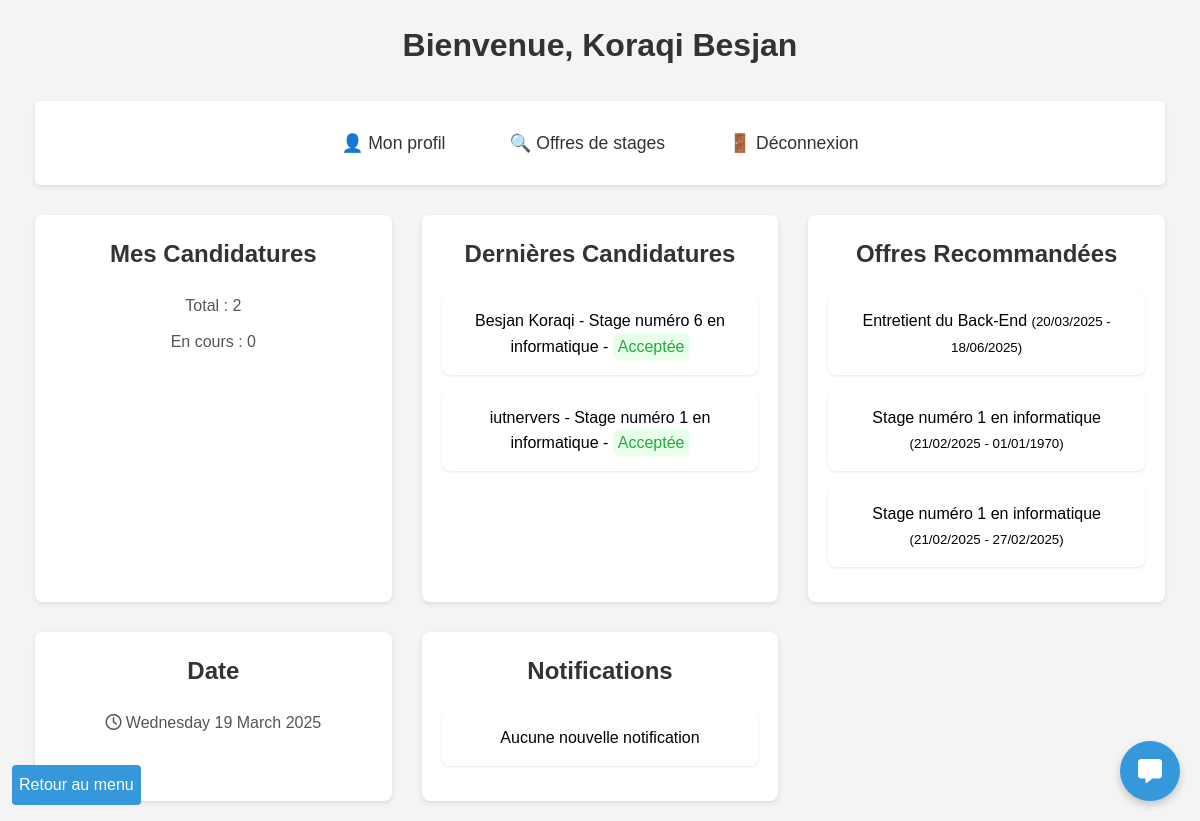
Page /app/views/home.php (signed in) on the earlier database version.
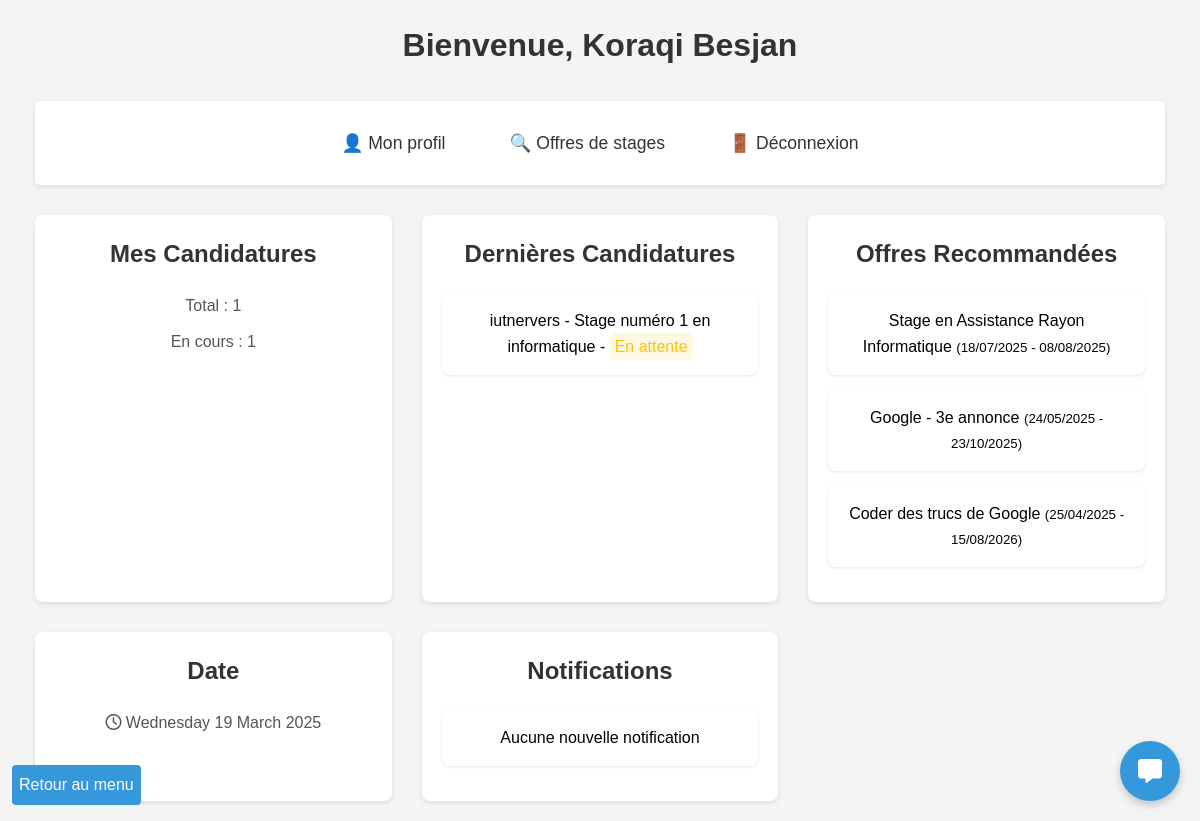
Same page on the later database version.
### tables this page shows
CREATE TABLE `candidatures` (
  `id` int(11) NOT NULL,
  `etudiant_id` int(11) NOT NULL,
  `offre_id` int(11) NOT NULL,
  `statut` enum('en_attente','acceptee','refusee') DEFAULT 'en_attente',
  `date_candidature` datetime DEFAULT CURRENT_TIMESTAMP,
  `lettre_motivation` varchar(255) NOT NULL,
  `date_modification` datetime DEFAULT CURRENT_TIMESTAMP ON UPDATE CURRENT_TIMESTAMP,
  `date_lecture` datetime DEFAULT NULL
);

CREATE TABLE `entreprises` (
  `id` int(11) NOT NULL,
  `siret` varchar(14) NOT NULL,
  `nom` varchar(100) NOT NULL,
  `adresse` varchar(255) DEFAULT NULL,
  `ville` varchar(100) DEFAULT NULL,
  `code_postal` varchar(10) DEFAULT NULL,
  `pays` varchar(100) DEFAULT NULL,
  `telephone` varchar(20) DEFAULT NULL,
  `site_web` varchar(255) DEFAULT NULL,
  `lieu` varchar(255) DEFAULT NULL,
  `tva_intracommunautaire` varchar(50) DEFAULT NULL,
  `secteur_activite` varchar(100) DEFAULT NULL,
  `description` text,
  `adresse_facturation` varchar(255) DEFAULT NULL,
  `logo` varchar(255) DEFAULT NULL,
  `nom_contact` varchar(100) DEFAULT NULL,
  `username` varchar(100) NOT NULL,
  `email` varchar(255) NOT NULL,
  `password` varchar(255) NOT NULL,
  `role` enum('etudiant','entreprise','admin') NOT NULL DEFAULT 'entreprise',
  `date_creation` timestamp NOT NULL DEFAULT CURRENT_TIMESTAMP,
  `icone` varchar(255) DEFAULT NULL,
  `valide` tinyint(1) DEFAULT '0',
  `certification` tinyint(1) DEFAULT '0',
  `theme_color` varchar(7) DEFAULT '#3498db',
  `bloque` tinyint(1) DEFAULT '0'
);

CREATE TABLE `offres_stages` (
  `id` int(11) NOT NULL,
  `entreprise_id` int(11) DEFAULT NULL,
  `titre` varchar(100) NOT NULL,
  `description` text,
  `date_debut` date DEFAULT NULL,
  `date_fin` date DEFAULT NULL,
  `lieu` varchar(255) DEFAULT NULL,
  `mode_stage` varchar(20) DEFAULT NULL,
  `logo` varchar(255) DEFAULT NULL,
  `email_contact` varchar(255) NOT NULL DEFAULT '',
  `lien_candidature` varchar(255) DEFAULT NULL,
  `domaine` varchar(100) DEFAULT NULL,
  `pays` varchar(100) DEFAULT 'France',
  `ville` varchar(100) DEFAULT NULL,
  `code_postal` varchar(10) DEFAULT NULL,
  `region` varchar(100) DEFAULT NULL,
  `departement` varchar(100) DEFAULT NULL,
  `date_publication` timestamp NOT NULL DEFAULT CURRENT_TIMESTAMP,
  `type_offre` enum('stage','alternance') DEFAULT 'stage',
  `niveau_etude` varchar(100) DEFAULT NULL,
  `type_contrat` enum('apprentissage','professionnalisation') DEFAULT NULL,
  `rythme_alternance` varchar(100) DEFAULT NULL,
  `formation_visee` varchar(255) DEFAULT NULL,
  `ecole_partenaire` varchar(255) DEFAULT NULL,
  `type_remuneration` varchar(20) DEFAULT NULL COMMENT 'Pour les alternances: smic27, smic43, etc.',
  `pourvu` tinyint(1) DEFAULT '0',
  `remuneration` varchar(50) DEFAULT NULL
);

### app/views/home.php (the view, shortened to what the changed rows need)
<?php
function formatStatus($status) {
    switch ($status) {
        case 'en_attente':
            return 'En attente';
        case 'acceptee':
            return 'Acceptée';
    }
}
require_once $_SERVER['DOCUMENT_ROOT'] . '/Gestion_Stage/app/config/database.php';
$table = ($_SESSION['role'] == 'etudiant') ? 'etudiants' : 'entreprises';
$stmt = $pdo->prepare("SELECT * FROM $table WHERE id = ?");
$stmt->execute([$_SESSION['user_id']]);
$user = $stmt->fetch(PDO::FETCH_ASSOC);
$welcome_message = 'Utilisateur';
if ($_SESSION['role'] == 'etudiant') {
    $welcome_message = $user['nom'] . ' ' . $user['prenom'];
} elseif ($_SESSION['role'] == 'entreprise') {
    $welcome_message = $user['nom'];
} elseif ($_SESSION['role'] == 'admin') {
    $welcome_message = 'Administrateur';
}
$dashboard_data = [];
if ($_SESSION['role'] == 'etudiant') {
    $stmt_candidatures = $pdo->prepare("
        SELECT c.statut, o.titre, o.date_debut, o.date_fin, e.nom as entreprise_nom
        FROM candidatures c
        JOIN offres_stages o ON c.offre_id = o.id
        JOIN entreprises e ON o.entreprise_id = e.id
        WHERE c.etudiant_id = ?
        ORDER BY c.date_candidature DESC
        LIMIT 3
    ");
    $stmt_candidatures->execute([$_SESSION['user_id']]);
    $dernieres_candidatures = $stmt_candidatures->fetchAll(PDO::FETCH_ASSOC);
    $stmt_offres = $pdo->prepare("
        SELECT id, titre, description, date_debut, date_fin
        FROM offres_stages
        ORDER BY date_debut DESC
        LIMIT 3
    ");
    $stmt_offres->execute();
    $offres_recommandees = $stmt_offres->fetchAll(PDO::FETCH_ASSOC);
    $stmt_messages = $pdo->prepare("
        SELECT DISTINCT e.id, e.nom as expediteur_nom, COUNT(m.id) as nb_messages
        FROM messages m
        JOIN entreprises e ON CONCAT('C', e.id) = m.expediteur_id
        WHERE m.destinataire_id = CONCAT('E', :user_id)
        AND m.statut = 'non_lu'
        GROUP BY e.id, e.nom
        ORDER BY MAX(m.date_envoi) DESC
    ");
    $stmt_messages->execute(['user_id' => $_SESSION['user_id']]);
    $messages_non_lus = $stmt_messages->fetchAll(PDO::FETCH_ASSOC);
    $stmt_candidatures_updated = $pdo->prepare("
        SELECT c.id, c.statut, c.date_modification, o.titre, e.nom as entreprise_nom
        FROM candidatures c
        JOIN offres_stages o ON c.offre_id = o.id
        JOIN entreprises e ON o.entreprise_id = e.id
        WHERE c.etudiant_id = :user_id
        AND c.statut IN ('acceptee', 'refusee')
        AND (c.date_lecture IS NULL OR c.date_modification > c.date_lecture)
        ORDER BY c.date_modification DESC
    ");
    $stmt_candidatures_updated->execute(['user_id' => $_SESSION['user_id']]);
    $candidatures_updated = $stmt_candidatures_updated->fetchAll(PDO::FETCH_ASSOC);
    $dashboard_data = [
        'total_candidatures' => $pdo->query("SELECT COUNT(*) FROM candidatures WHERE etudiant_id = {$_SESSION['user_id']}")->fetchColumn(),
        'candidatures_en_cours' => $pdo->query("SELECT COUNT(*) FROM candidatures WHERE etudiant_id = {$_SESSION['user_id']} AND statut = 'en_attente'")->fetchColumn(),
        'dernieres_candidatures' => $dernieres_candidatures,
        'offres_recommandees' => $offres_recommandees,
        'messages_non_lus' => $messages_non_lus,
        'total_messages_non_lus' => array_sum(array_column($messages_non_lus, 'nb_messages')),
        'candidatures_updated' => $candidatures_updated,
        'total_candidatures_updated' => count($candidatures_updated)
    ];
}
?>
<!DOCTYPE html>
<html lang="fr">
<head>
    <link rel="stylesheet" href="/Gestion_Stage/public/assets/css/style.css">
    <link rel="stylesheet" href="https://cdnjs.cloudflare.com/ajax/libs/font-awesome/6.1.1/css/all.min.css">
</head>
<body>
    <div class="container">
        <h1>Bienvenue, <?= htmlspecialchars($welcome_message) ?></h1>
    <div class="dashboard-grid">
        <?php if ($_SESSION['role'] == 'etudiant'): ?>
            <div class="dashboard-card">
                <h3>Mes Candidatures</h3>
                <p>Total : <?= $dashboard_data['total_candidatures'] ?></p>
                <p>En cours : <?= $dashboard_data['candidatures_en_cours'] ?></p>
            </div>
            <div class="dashboard-card">
            <h3>Dernières Candidatures</h3>
                <ul class="dashboard-list">
                    <?php if (empty($dashboard_data['dernieres_candidatures'])): ?>
                        <li>Aucune candidatures récentes</li>
                    <?php else: ?>
                        <?php foreach($dashboard_data['dernieres_candidatures'] as $candidature): ?>
                            <li>
                                <?= htmlspecialchars($candidature['entreprise_nom']) . ' - ' . htmlspecialchars($candidature['titre']) . ' - '?>
                                <span class="<?= $candidature['statut'] == 'en_attente' ? 'text-warning' : ($candidature['statut'] == 'refusee' ? 'text-refuse' : 'text-success') ?>">
                                    <?= formatStatus($candidature['statut']) ?>
                                </span>
                            </li>
                        <?php endforeach; ?>
                    <?php endif; ?>
                </ul>
            </div>
            <div class="dashboard-card">
                <h3>Offres Recommandées</h3>
                <ul class="dashboard-list">
                    <?php foreach($dashboard_data['offres_recommandees'] as $offre): ?>
                        <li>
                            <?= htmlspecialchars($offre['titre']) ?>
                            <small>(<?= date('d/m/Y', strtotime($offre['date_debut'])) ?> - <?= date('d/m/Y', strtotime($offre['date_fin'])) ?>)</small>
                        </li>
                    <?php endforeach; ?>
                </ul>
            </div>
        <?php endif; ?>
    </div>
    </div>
</body>
</html>

Differences in the rows shown:
no longer on this page (row edited): candidatures: entreprises.nom "Besjan Koraqi", offres_stages.titre "Stage numéro 6 en informatique", statut "Acceptée"
no longer on this page (row edited): offres_stages: titre "Entretient du Back-End", date_debut "20/03/2025", date_fin "18/06/2025"
removed offres_stages: titre "Stage numéro 1 en informatique", date_debut "21/02/2025", date_fin "27/02/2025"
changed candidatures "iutnervers": statut "Acceptée" → "En attente"
changed offres_stages: titre "Stage numéro 1 en informatique" → "Stage en Assistance Rayon Informatique"; date_debut "21/02/2025" → "18/07/2025"; date_fin "01/01/1970" → "08/08/2025"
now on this page (row edited): offres_stages: titre "Google - 3e annonce", date_debut "24/05/2025", date_fin "23/10/2025"
now on this page (row edited): offres_stages: titre "Coder des trucs de Google", date_debut "25/04/2025", date_fin "15/08/2026"
Other differences:
$dashboard_data['total_candidatures']: "2" → "1"
$dashboard_data['candidatures_en_cours']: "0" → "1"
